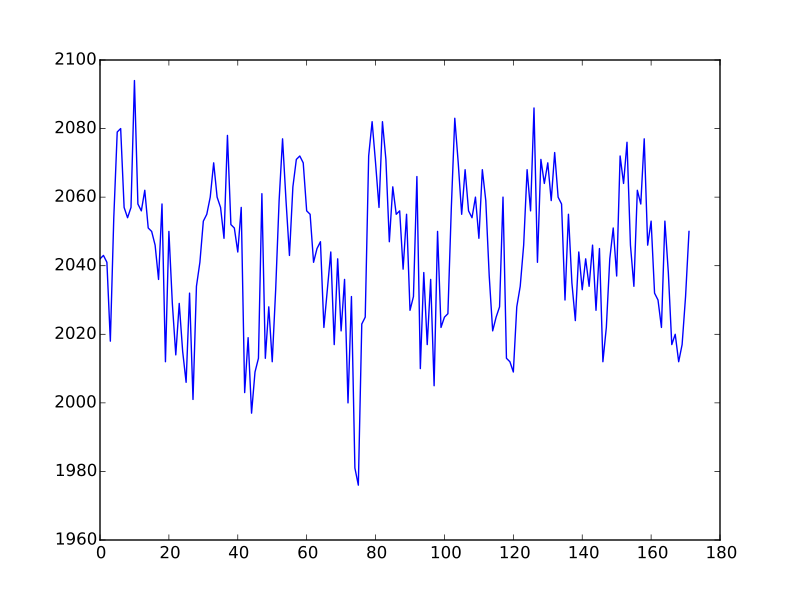

Write the Python code that produced this figure.
# This is slicing over all three of the space axes
voxel_time_course = data[42, 32, 19]
plt.plot(voxel_time_course)
# [...]
